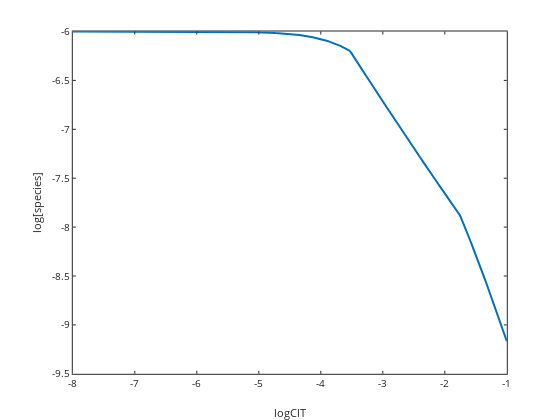

Notebook code for this chart:
### Code cell
%h=plot(log10(ClT),log10(Ag),log10(ClT),log10(AgCls),log10(ClT),log10(AgCl),log10(ClT),log10(AgCl2),log10(ClT),log10(AgCl3),log10(ClT),log10(AgCl4));
%h=plot(log10(ClT),log10(Ag),log10(ClT),log10(AgCl),log10(ClT),log10(AgCls));
h=plot(log10(ClT),log10(Ag));
set(h,'linewidth',2);
%set(gca,'linewidth',2,'fontsize',12);
xlabel('logClT'); ylabel('log[species]');
%xlabel('logCl'); ylabel('logAg');
%legend('Ag','AgCl','AgCls','location','eastoutside')
%axis([-12 0 -40 -1])
%exportforplot=[...
%log10(Ag)' log10(Cl)' log10(AgCls)' log10(AgCl)' log10(AgCl2)' log10(AgCl3)' log10(AgCl4)'
%]

%end

### Figure 1 — Plotly figure (JSON) as saved in the notebook; plotly's stock layout.template omitted (floating-point values rounded to 4 significant figures; data arrays with more than 128 entries replaced by an {"elided": "..."} marker saying what was removed)
{"data": [{"line": {"color": "rgb(0,113,188)", "dash": "solid", "width": 2}, "marker": {"color": "rgb(0,113,188)", "line": {"color": "rgb(0,113,188)"}, "size": 6, "symbol": "none"}, "mode": "lines", "name": "", "showlegend": false, "type": "scatter", "visibility": true, "x": {"elided": "7001 float values"}, "xaxis": "x", "y": {"elided": "7001 float values"}, "yaxis": "y"}], "layout": {"height": 420, "hovermode": "closest", "margin": {"b": 0, "l": 0, "r": 0, "t": 0}, "plot_bgcolor": "rgba(0, 0, 0, 0)", "showlegend": false, "width": 560, "xaxis": {"anchor": "y", "autorange": false, "domain": [0.13, 0.905], "exponentformat": "none", "gridcolor": "rgba(38,38,38,0.15)", "gridwidth": 1, "linecolor": "rgb(38,38,38)", "linewidth": 1, "mirror": "ticks", "range": [-8, -1], "showgrid": false, "showline": true, "side": "bottom", "spikedash": "solid", "spikemode": "across", "spikesides": false, "spikethickness": 1, "tickangle": 0, "tickcolor": "rgb(38,38,38)", "tickfont": {"color": "rgb(38,38,38)", "size": 10}, "ticklen": 3, "ticks": "inside", "ticktext": ["-8", "-7", "-6", "-5", "-4", "-3", "-2", "-1"], "tickvals": [-8, -7, -6, -5, -4, -3, -2, -1], "title": {"font": {"color": "rgb(38,38,38)", "size": 11}, "text": "logClT"}, "type": "linear", "visible": true, "zeroline": false}, "yaxis": {"anchor": "x", "autorange": false, "domain": [0.11, 0.925], "exponentformat": "none", "gridcolor": "rgba(38,38,38,0.15)", "gridwidth": 1, "linecolor": "rgb(38,38,38)", "linewidth": 1, "mirror": "ticks", "range": [-9.5, -6], "showgrid": false, "showline": true, "side": "left", "spikedash": "solid", "spikemode": "across", "spikesides": false, "spikethickness": 1, "tickangle": 0, "tickcolor": "rgb(38,38,38)", "tickfont": {"color": "rgb(38,38,38)", "size": 10}, "ticklen": 3, "ticks": "inside", "ticktext": ["-9.5", "-9", "-8.5", "-8", "-7.5", "-7", "-6.5", "-6"], "tickvals": [-9.5, -9, -8.5, -8, -7.5, -7, -6.5, -6], "title": {"font": {"color": "rgb(38,38,38)", "size": 11}, "text": "log[species]"}, "type": "linear", "visible": true, "zeroline": false}}}
